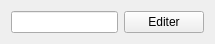
<?xml version="1.0" encoding="UTF-8"?>
<ui version="4.0">
 <class>ListeDialogEdition</class>
 <widget class="QWidget" name="ListeDialogEdition">
  <property name="geometry">
   <rect>
    <x>0</x>
    <y>0</y>
    <width>215</width>
    <height>41</height>
   </rect>
  </property>
  <property name="windowTitle">
   <string>Form</string>
  </property>
  <layout class="QHBoxLayout" name="horizontalLayout">
   <item>
    <widget class="QLineEdit" name="Nom"/>
   </item>
   <item>
    <widget class="QPushButton" name="Editer">
     <property name="text">
      <string>Editer</string>
     </property>
    </widget>
   </item>
  </layout>
 </widget>
 <resources/>
 <connections/>
</ui>
